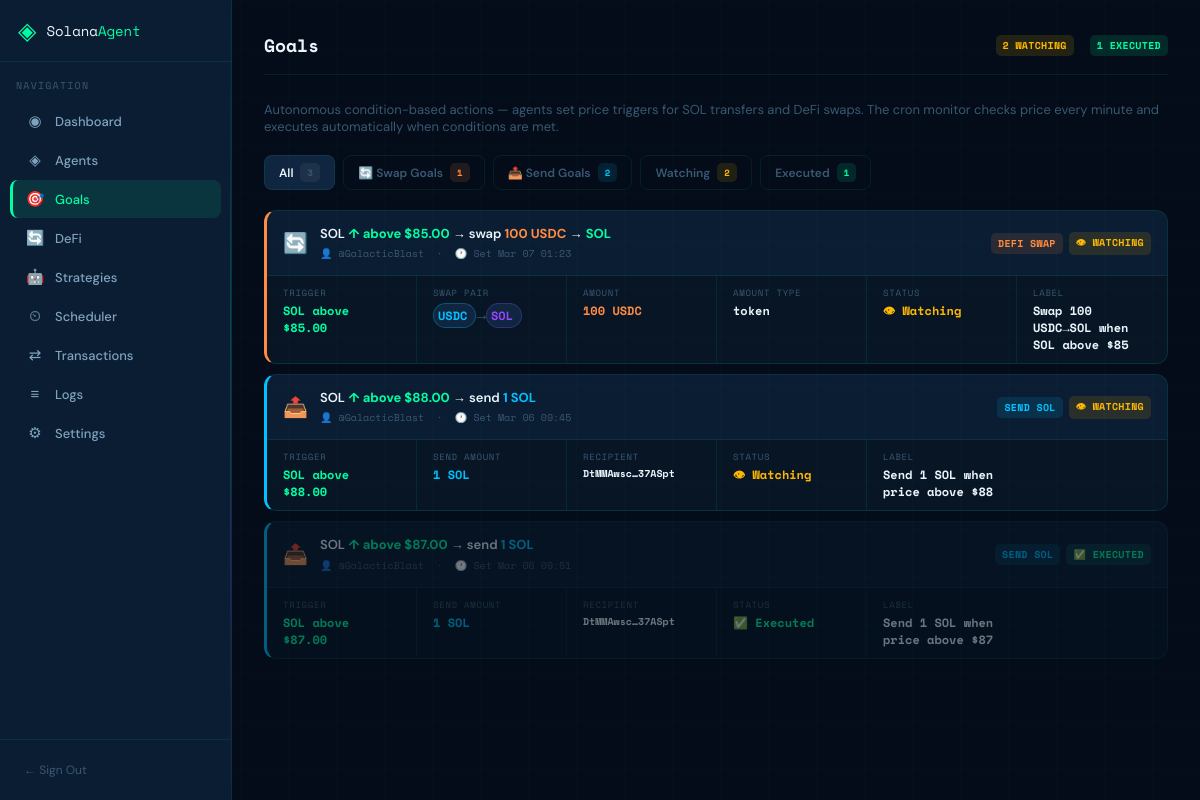
Screenshot of /management.php?page=goals (signed in) with the database file from the repository.
### tables this page shows
CREATE TABLE conditional_tasks (
                id              INTEGER PRIMARY KEY AUTOINCREMENT,
                user_id         INTEGER NOT NULL,
                telegram_id     TEXT NOT NULL,
                condition_type  TEXT NOT NULL,
                condition_value REAL NOT NULL,
                action_type     TEXT NOT NULL,
                action_payload  TEXT NOT NULL,
                label           TEXT,
                triggered       INTEGER DEFAULT 0,
                created_at      DATETIME DEFAULT CURRENT_TIMESTAMP,
                FOREIGN KEY(user_id) REFERENCES users(id)
            );

CREATE TABLE users (
                id          INTEGER PRIMARY KEY AUTOINCREMENT,
                telegram_id TEXT UNIQUE NOT NULL,
                username    TEXT,
                first_name  TEXT,
                language    TEXT DEFAULT 'english',
                created_at  DATETIME DEFAULT CURRENT_TIMESTAMP,
                last_seen   DATETIME DEFAULT CURRENT_TIMESTAMP
            );

### src/autoload.php (called while the page is built, shortened)
<?php
spl_autoload_register(function (string $class): void {
    $prefix = 'SolanaAgent\\';
    $baseDir = __DIR__ . '/';
    $relativeClass = substr($class, strlen($prefix));
    $file = $baseDir . str_replace('\\', '/', $relativeClass) . '.php';
});

### src/Storage/Database.php (called while the page is built, shortened)
<?php
class Database
{
    private \PDO $pdo;
    private static ?Database $instance = null;
    private function __construct(string $dbFile)
    {
        $dir = dirname($dbFile);
        $this->pdo = new \PDO('sqlite:' . $dbFile);
        $this->pdo->setAttribute(\PDO::ATTR_ERRMODE, \PDO::ERRMODE_EXCEPTION);
        $this->pdo->setAttribute(\PDO::ATTR_DEFAULT_FETCH_MODE, \PDO::FETCH_ASSOC);
        $this->pdo->exec('PRAGMA journal_mode=WAL;');
        $this->pdo->exec('PRAGMA foreign_keys=ON;');
    }
    public static function getInstance(string $dbFile = ''): self
    {
        if (self::$instance === null) {
            self::$instance = new self($dbFile);
        }
        return self::$instance;
    }
    private function migrate(): void
    {
        try {
            $this->pdo->exec("ALTER TABLE transactions ADD COLUMN meta TEXT");
        } catch (\Throwable $ignored) {}
        try {
            $this->pdo->exec("ALTER TABLE settings ADD COLUMN key TEXT");
        } catch (\Throwable $ignored) {}
        $this->pdo->exec("
            UPDATE wallets SET is_active = 0
            WHERE is_active = 1
              AND id NOT IN (
                  SELECT MAX(id) FROM wallets
                  WHERE is_active = 1
                  GROUP BY user_id
              )
        ");
    }
    public function query(string $sql, array $params = []): \PDOStatement
    {
        $stmt = $this->pdo->prepare($sql);
        $stmt->execute($params);
        return $stmt;
    }
    public function fetch(string $sql, array $params = []): ?array
    {
        return $this->query($sql, $params)->fetch() ?: null;
    }
    public function fetchAll(string $sql, array $params = []): array
    {
        return $this->query($sql, $params)->fetchAll();
    }
    public function getStats(): array
    {
        return [
            'total_users'    => (int)$this->fetch('SELECT COUNT(*) c FROM users')['c'],
            'total_wallets'  => (int)$this->fetch('SELECT COUNT(*) c FROM wallets')['c'],
            'total_tx'       => (int)$this->fetch('SELECT COUNT(*) c FROM transactions')['c'],
            'active_alerts'  => (int)$this->fetch('SELECT COUNT(*) c FROM price_alerts WHERE triggered=0')['c'],
            'pending_tasks'  => (int)$this->fetch('SELECT COUNT(*) c FROM scheduled_tasks WHERE executed=0')['c'],
        ];
    }
}

### management.php (the view, shortened to what this page needs)
<?php
require_once __DIR__ . '/src/autoload.php';
$config = require __DIR__ . '/config/config.php';
function isLoggedIn(): bool { return !empty($_SESSION['admin_logged_in']); }
$page    = $_GET['page'] ?? (isLoggedIn() ? 'dashboard' : 'login');
$error   = '';
$stats = []; $recentTx = []; $recentLogs = []; $solPrice = null;
$dbError = null; $webhookInfo = null; $db = null;
if (isLoggedIn()) {
    try {
        $db         = Database::getInstance($config['database']['file']);
        $stats      = $db->getStats();
        $stats['total_agents']      = $stats['total_users'];
        $stats['active_goals']      = (int)$db->fetch('SELECT COUNT(*) c FROM conditional_tasks WHERE triggered=0')['c'];
        $stats['triggered_goals']   = (int)$db->fetch('SELECT COUNT(*) c FROM conditional_tasks WHERE triggered=1')['c'];
        $stats['pending_tasks']     = (int)$db->fetch('SELECT COUNT(*) c FROM scheduled_tasks WHERE executed=0')['c'];
        $stats['swap_goals']        = (int)$db->fetch("SELECT COUNT(*) c FROM conditional_tasks WHERE triggered=0 AND action_type IN ('swap_sol_usdc','swap_usdc_sol')")['c'];
        $stats['send_goals']        = (int)$db->fetch("SELECT COUNT(*) c FROM conditional_tasks WHERE triggered=0 AND action_type='send_sol'")['c'];
        $stats['total_swaps']       = (int)$db->fetch("SELECT COUNT(*) c FROM conditional_tasks WHERE triggered=1 AND action_type IN ('swap_sol_usdc','swap_usdc_sol')")['c'];
        $stats['active_strategies'] = (int)$db->fetch("SELECT COUNT(*) c FROM trading_strategies WHERE status='active'")['c'];
        $stats['done_strategies']   = (int)$db->fetch("SELECT COUNT(*) c FROM trading_strategies WHERE status IN ('completed','stopped')")['c'];
    } catch (\Throwable $e) { $dbError = $e->getMessage(); }
}
function tokenBadge(string $sym): string {
    $icons = [
        'SOL'  => 'https://assets.coingecko.com/coins/images/4128/small/solana.png',
        'USDC' => 'https://assets.coingecko.com/coins/images/6319/small/usdc.png',
    ];
    $cls  = strtolower($sym);
    $icon = $icons[strtoupper($sym)] ?? '';
    $img  = $icon ? '<img src="'.htmlspecialchars($icon).'" alt="" loading="lazy" onerror="this.style.display=\'none\'">' : '';
    return '<span class="defi-token '.$cls.'">'.$img.htmlspecialchars($sym).'</span>';
}
function tokenFlow(string $from, string $to): string {
    return tokenBadge($from).'<span class="defi-arrow">→</span>'.tokenBadge($to);
}
function describeGoal(array $g): array {
    $pl         = json_decode($g['action_payload'], true) ?? [];
    $actionType = $g['action_type'] ?? 'send_sol';
    $condDir    = $g['condition_type'] === 'price_above' ? 'above' : 'below';
    $condEmoji  = $g['condition_type'] === 'price_above' ? '📈' : '📉';
    $condPrice  = '$' . number_format((float)$g['condition_value'], 2);
    switch ($actionType) {
        case 'swap_usdc_sol':
            $from   = 'USDC';
            $to     = 'SOL';
            $amount = (string)($pl['amount'] ?? '?') . ' USDC';
            $icon   = '🔄';
            $label  = 'DeFi Swap';
            $detail = "Swap {$amount} → SOL when SOL {$condDir} {$condPrice}";
            $type   = 'swap';
            break;
        case 'send_sol':
        default:
            $from   = 'SOL';
            $to     = null;
            $amount = (string)($pl['amount'] ?? '?') . ' SOL';
            $dest   = isset($pl['to']) ? substr($pl['to'],0,8).'…'.substr($pl['to'],-6) : '?';
            $icon   = '📤';
            $label  = 'Send SOL';
            $detail = "Send {$amount} → {$dest} when SOL {$condDir} {$condPrice}";
            $type   = 'send';
            break;
    }
    return compact('icon','label','detail','type','condEmoji','condDir','condPrice','amount','from','to','pl','actionType');
}
$navItems = [
    'dashboard'    => ['◉', 'Dashboard'],
    'agents'       => ['◈', 'Agents'],
    'goals'        => ['🎯', 'Goals'],
    'defi'         => ['🔄', 'DeFi'],
    'strategies'   => ['🤖', 'Strategies'],
    'tasks'        => ['⏲', 'Scheduler'],
    'transactions' => ['⇄', 'Transactions'],
    'logs'         => ['≡', 'Logs'],
    'settings'     => ['⚙', 'Settings'],
];
?><!DOCTYPE html>
<html lang="en">
<head>
</head>
<body>
<?php if ($page === 'login'): ?>
<div class="auth-wrap">
  <div class="auth-card">
    <div class="auth-brand">
      <span class="hex">◈</span>
      <h1>Solana<span>Agent</span></h1>
      <p>Admin Control Panel</p>
    </div>
    <?php if ($error): ?><div class="alert ae">⚠ <?= htmlspecialchars($error) ?></div><?php endif ?>
    <form method="POST" action="?page=login">
      <div class="field"><label>Username</label>
        <input type="text" name="username" placeholder="admin" autocomplete="username" required></div>
      <div class="field"><label>Password</label>
        <input type="password" name="password" placeholder="••••••••" autocomplete="current-password" required></div>
      <button type="submit" class="btn btn-p btn-w">Sign In →</button>
    </form>
    <p style="text-align:center;margin-top:18px;font-size:12px;color:var(--tx3)">
      First time? <a href="setup.php">Run Setup Wizard</a></p>
  </div>
</div>
<?php else: requireLogin(); ?>
<aside class="sidebar" id="sb">
  <div class="sb-brand">
    <span class="sb-hex">◈</span>
    <span class="sb-name">Solana<span>Agent</span></span>
  </div>
  <div class="sb-section" style="margin-top:6px">Navigation</div>
  <ul class="sb-nav">
    <?php foreach ($navItems as $k => [$ic, $lb]): ?>
    <li class="<?= $page===$k?'active':'' ?>">
      <a href="?page=<?= $k ?>"><span class="ni"><?= $ic ?></span><?= $lb ?></a>
    </li>
    <?php endforeach ?>
  </ul>
  <div class="sb-foot">
    <a href="?page=logout" class="logout-a">← Sign Out</a>
  </div>
</aside>
<main class="main">
<?php switch ($page):
case 'dashboard': ?>
<?php break;
case 'goals': ?>
<div class="ph">
  <h2>Goals</h2>
  <span class="badge by"><?= $stats['active_goals']??0 ?> watching</span>
  <span class="badge bg" style="margin-left:4px"><?= $stats['triggered_goals']??0 ?> executed</span>
</div>
<p style="color:var(--tx3);font-size:13px;margin-bottom:20px">
  Autonomous condition-based actions — agents set price triggers for SOL transfers and DeFi swaps.
  The cron monitor checks price every minute and executes automatically when conditions are met.
</p>
<?php
$filter = $_GET['filter'] ?? 'all';
$whereMap = [
    'all'    => '',
    'swap'   => "AND c.action_type IN ('swap_sol_usdc','swap_usdc_sol')",
    'send'   => "AND c.action_type='send_sol'",
    'active' => 'AND c.triggered=0',
    'done'   => 'AND c.triggered=1',
];
$whereExtra = $whereMap[$filter] ?? '';
$allGoals = $db ? $db->fetchAll(
  "SELECT c.*,u.username,u.first_name FROM conditional_tasks c
   JOIN users u ON c.user_id=u.id WHERE 1=1 {$whereExtra}
   ORDER BY c.triggered ASC, c.id DESC LIMIT 80") : [];
$swapCount  = $db ? (int)$db->fetch("SELECT COUNT(*) c FROM conditional_tasks WHERE action_type IN ('swap_sol_usdc','swap_usdc_sol')")['c'] : 0;
$sendCount  = $db ? (int)$db->fetch("SELECT COUNT(*) c FROM conditional_tasks WHERE action_type='send_sol'")['c'] : 0;
?>
<div style="display:flex;gap:8px;margin-bottom:20px;flex-wrap:wrap">
  <?php foreach ([
    'all'    => ['All', $stats['active_goals']+$stats['triggered_goals'], 'bgr'],
    'swap'   => ['🔄 Swap Goals', $swapCount, 'bo'],
    'send'   => ['📤 Send Goals', $sendCount, 'bb'],
    'active' => ['Watching', $stats['active_goals'], 'by'],
    'done'   => ['Executed', $stats['triggered_goals'], 'bg'],
  ] as $key => [$lbl, $cnt, $cls]): ?>
  <a href="?page=goals&filter=<?= $key ?>"
     style="display:inline-flex;align-items:center;gap:7px;padding:7px 14px;border-radius:8px;font-size:12px;font-weight:600;border:1px solid var(--border);background:<?= $filter===$key?'var(--surface2)':'transparent' ?>;color:<?= $filter===$key?'var(--tx)':'var(--tx3)' ?>;text-decoration:none;transition:all .15s">
    <?= $lbl ?> <span class="badge <?= $cls ?>" style="font-size:9px"><?= $cnt ?></span>
  </a>
  <?php endforeach ?>
</div>
<?php if (empty($allGoals)): ?>
  <div class="card"><div class="cb">
    <p class="empty">No goals found.</p>
    <p style="text-align:center;font-size:13px;color:var(--tx3);margin-top:8px">
      Agents can set goals by saying things like:<br>
      <em>"Swap 50 USDC to SOL when SOL drops below $80"</em><br>
      <em>"Send 0.5 SOL to [address] when SOL reaches $100"</em>
    </p>
  </div></div>
<?php else: ?>
<div class="goal-list">
<?php foreach ($allGoals as $g):
  $d     = describeGoal($g);
  $agent = $g['username'] ? '@'.$g['username'] : ($g['first_name'] ?? 'Agent');
  $pl    = json_decode($g['action_payload'], true) ?? [];
?>
<div class="goal-item type-<?= $d['type'] ?> <?= $g['triggered']?'triggered':'' ?>">
  <div class="goal-header">
    <div class="goal-icon"><?= $d['icon'] ?></div>
    <div class="goal-body">
      <div class="goal-title">
        SOL <strong style="color:<?= $g['condition_type']==='price_above'?'var(--accent)':'var(--red)' ?>">
          <?= $g['condition_type']==='price_above'?'↑ above':'↓ below' ?> <?= $d['condPrice'] ?>
        </strong>
        → <?= $d['type']==='swap'?'swap':'send' ?>
        <strong style="color:<?= $d['type']==='swap'?'var(--orange)':'var(--blue)' ?>"><?= htmlspecialchars((string)$d['amount']) ?></strong>
        <?php if ($d['type']==='swap'): ?>
          → <strong style="color:var(--accent)"><?= $d['to'] ?></strong>
        <?php endif ?>
      </div>
      <div class="goal-subtitle">👤 <?= htmlspecialchars($agent) ?> &nbsp;·&nbsp; 🕐 Set <?= date('M d H:i', strtotime($g['created_at'])) ?></div>
    </div>
    <div class="goal-badges">
      <span class="badge <?= $d['type']==='swap'?'bo':'bb' ?>"><?= $d['label'] ?></span>
      <?php if ($g['triggered']): ?>
        <span class="badge bg">✅ executed</span>
      <?php else: ?>
        <span class="badge by">👁 watching</span>
      <?php endif ?>
    </div>
  </div>
  <div class="goal-detail" style="background:var(--bg2)">
    <div class="goal-detail-cell">
      <div class="goal-detail-lbl">Trigger</div>
      <div class="goal-detail-val accent">SOL <?= $d['condDir'] ?> <?= $d['condPrice'] ?></div>
    </div>
    <?php if ($d['type'] === 'swap'): ?>
    <div class="goal-detail-cell">
      <div class="goal-detail-lbl">Swap Pair</div>
      <div class="goal-detail-val">
        <?= tokenFlow($d['from'], $d['to']) ?>
      </div>
    </div>
    <div class="goal-detail-cell">
      <div class="goal-detail-lbl">Amount</div>
      <div class="goal-detail-val orange"><?= htmlspecialchars((string)($pl['amount'] ?? '?')) ?> <?= $d['from'] ?></div>
    </div>
    <?php if (!empty($pl['amount_type'])): ?>
    <div class="goal-detail-cell">
      <div class="goal-detail-lbl">Amount Type</div>
      <div class="goal-detail-val"><?= htmlspecialchars((string)($pl['amount_type'] ?? '')) ?></div>
    </div>
    <?php endif ?>
    <?php else: ?>
    <div class="goal-detail-cell">
      <div class="goal-detail-lbl">Send Amount</div>
      <div class="goal-detail-val blue"><?= htmlspecialchars((string)($pl['amount'] ?? '?')) ?> SOL</div>
    </div>
    <div class="goal-detail-cell">
      <div class="goal-detail-lbl">Recipient</div>
      <div class="goal-detail-val" style="font-size:10px" title="<?= htmlspecialchars((string)($pl['to'] ?? '')) ?>">
        <?= isset($pl['to']) ? substr($pl['to'],0,8).'…'.substr($pl['to'],-6) : '?' ?>
      </div>
    </div>
    <?php endif ?>
    <div class="goal-detail-cell">
      <div class="goal-detail-lbl">Status</div>
      <div class="goal-detail-val" style="color:<?= $g['triggered']?'var(--accent)':'var(--yellow)' ?>">
        <?= $g['triggered'] ? '✅ Executed' : '👁 Watching' ?>
      </div>
    </div>
    <?php if (!empty($g['label'])): ?>
    <div class="goal-detail-cell">
      <div class="goal-detail-lbl">Label</div>
      <div class="goal-detail-val"><?= htmlspecialchars($g['label']) ?></div>
    </div>
    <?php endif ?>
  </div>
</div>
<?php endforeach ?>
</div>
<?php endif ?>
<?php break;
case 'defi': ?>
<?php break; endswitch ?>
</main>
<?php endif ?>
</body>
</html>

### rows the page displays
conditional_tasks: icon "🔄", condition_type "↑ above", condPrice "$85.00", shows "swap", amount "100 USDC", to "SOL", user.username "@GalacticBlast", created_at "Mar 07 01:23", label "DEFI SWAP", triggered "👁 WATCHING", condDir "above", sym "USDC SOL", action_payload "100", from "USDC", action_payload "token", label "Swap 100 USDC→SOL when SOL above $85"
conditional_tasks: icon "📤", condition_type "↑ above", condPrice "$88.00", shows "send", amount "1 SOL", user.username "@GalacticBlast", created_at "Mar 06 09:45", label "SEND SOL", triggered "👁 WATCHING", condDir "above", action_payload "1", action_payload "DtMMAwsc", action_payload "37ASpt", label "Send 1 SOL when price above $88"
conditional_tasks: icon "📤", condition_type "↑ above", condPrice "$87.00", shows "send", amount "1 SOL", user.username "@GalacticBlast", created_at "Mar 06 09:51", label "SEND SOL", triggered "✅ EXECUTED", condDir "above", action_payload "1", action_payload "DtMMAwsc", action_payload "37ASpt", label "Send 1 SOL when price above $87"

### other values shown
$ic "◉"
$lb "Dashboard"
$ic "◈"
$lb "Agents"
$ic "🎯"
$lb "Goals"
$ic "🔄"
$lb "DeFi"
$ic "🤖"
$lb "Strategies"
$ic "⏲"
$lb "Scheduler"
$ic "⇄"
$lb "Transactions"
$ic "≡"
